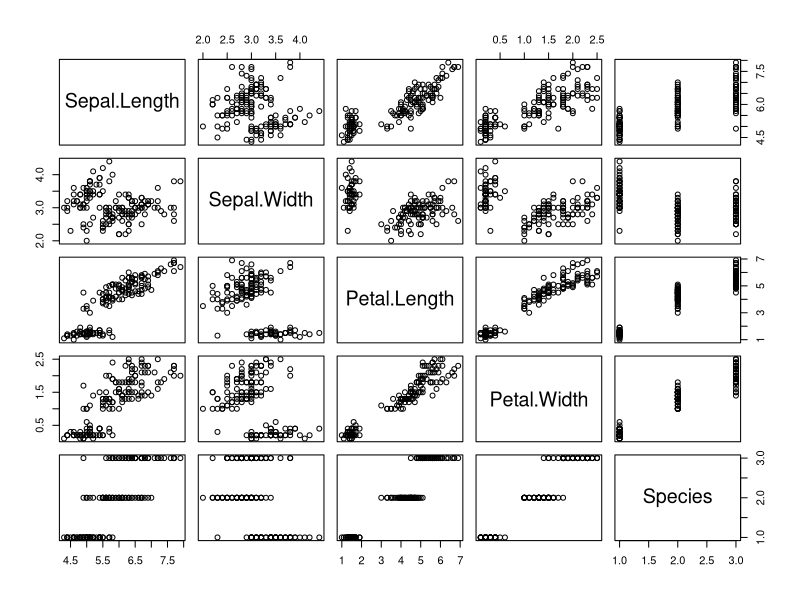
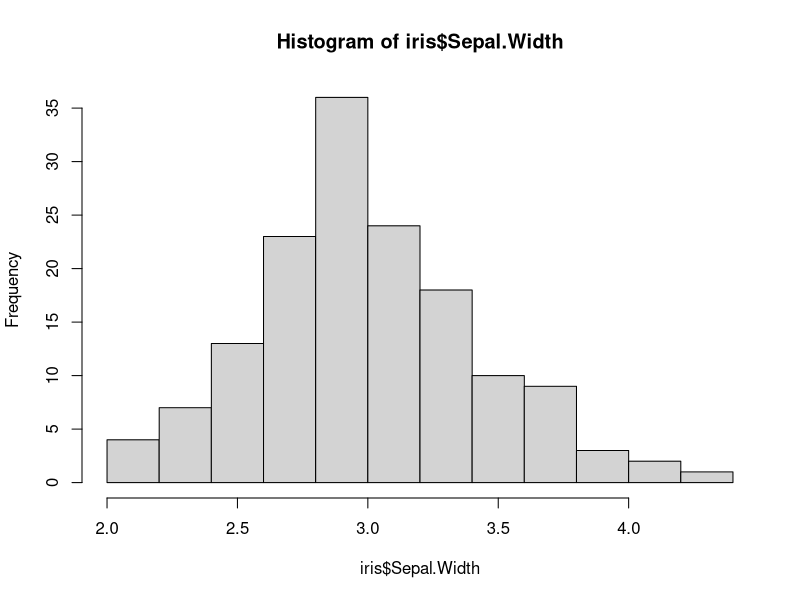
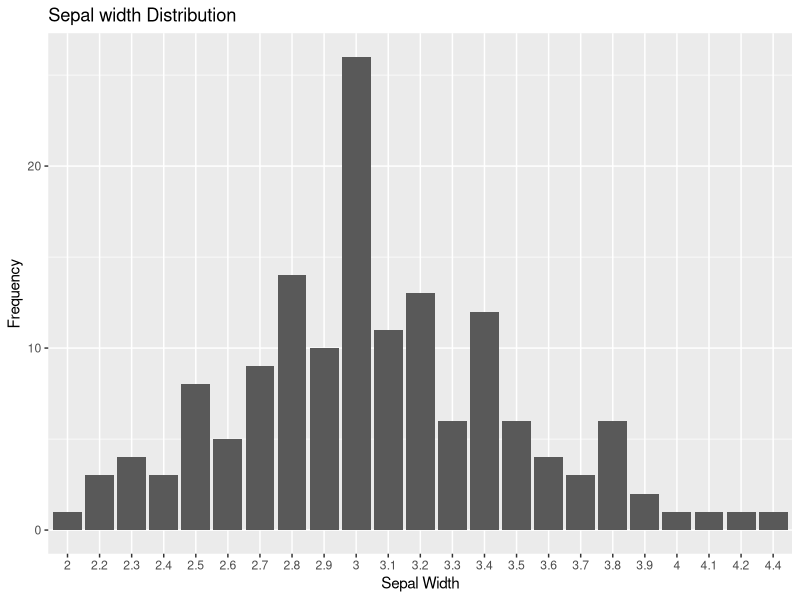

Write R code to recreate these figures, in order.
# to load the given dataset

plot(iris)


summary(iris)


# plot histogram of the data
hist(iris$Sepal.Width )

View(iris)
library(ggplot2)

sepalwidth <- table(iris$Sepal.Width)


sepalwidth <- data.frame(sepalwidth)
colnames(sepalwidth) <- c('sepalwidth','frequency')

View(sepalwidth)


ggplot(sepalwidth,aes(x=`sepalwidth`,y=`frequency`))+
  geom_histogram(stat = 'identity', binwidth = 5, bins = 2) +
  labs(title = 'Sepal width Distribution', x = 'Sepal Width' , y = 'Frequency', fill ='Frequency')

  
  
  
  
  
  